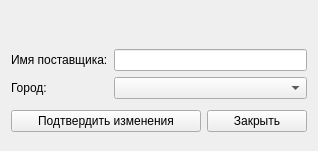
<?xml version="1.0" encoding="UTF-8"?>
<ui version="4.0">
 <class>EditProviders</class>
 <widget class="QDialog" name="EditProviders">
  <property name="geometry">
   <rect>
    <x>0</x>
    <y>0</y>
    <width>318</width>
    <height>151</height>
   </rect>
  </property>
  <property name="windowTitle">
   <string>Форма редактирования поставщиков</string>
  </property>
  <layout class="QGridLayout" name="gridLayout_2">
   <item row="0" column="0" colspan="2">
    <layout class="QHBoxLayout" name="horizontalLayout">
     <item>
      <widget class="QPushButton" name="btnFirst">
       <property name="cursor">
        <cursorShape>PointingHandCursor</cursorShape>
       </property>
       <property name="focusPolicy">
        <enum>Qt::ClickFocus</enum>
       </property>
       <property name="toolTip">
        <string>First record</string>
       </property>
       <property name="text">
        <string/>
       </property>
       <property name="icon">
        <iconset resource="img.qrc">
         <normaloff>:/first.png</normaloff>:/first.png</iconset>
       </property>
       <property name="iconSize">
        <size>
         <width>20</width>
         <height>20</height>
        </size>
       </property>
       <property name="flat">
        <bool>true</bool>
       </property>
      </widget>
     </item>
     <item>
      <widget class="QPushButton" name="btnPrev">
       <property name="cursor">
        <cursorShape>PointingHandCursor</cursorShape>
       </property>
       <property name="focusPolicy">
        <enum>Qt::ClickFocus</enum>
       </property>
       <property name="toolTip">
        <string>Previous record</string>
       </property>
       <property name="text">
        <string/>
       </property>
       <property name="icon">
        <iconset resource="img.qrc">
         <normaloff>:/prev.png</normaloff>:/prev.png</iconset>
       </property>
       <property name="iconSize">
        <size>
         <width>20</width>
         <height>20</height>
        </size>
       </property>
       <property name="flat">
        <bool>true</bool>
       </property>
      </widget>
     </item>
     <item>
      <widget class="QPushButton" name="btnAdd">
       <property name="cursor">
        <cursorShape>PointingHandCursor</cursorShape>
       </property>
       <property name="focusPolicy">
        <enum>Qt::ClickFocus</enum>
       </property>
       <property name="toolTip">
        <string>Add new project</string>
       </property>
       <property name="statusTip">
        <string/>
       </property>
       <property name="text">
        <string/>
       </property>
       <property name="icon">
        <iconset resource="img.qrc">
         <normaloff>:/add.png</normaloff>:/add.png</iconset>
       </property>
       <property name="iconSize">
        <size>
         <width>20</width>
         <height>20</height>
        </size>
       </property>
       <property name="flat">
        <bool>true</bool>
       </property>
      </widget>
     </item>
     <item>
      <widget class="QPushButton" name="btnDel">
       <property name="cursor">
        <cursorShape>PointingHandCursor</cursorShape>
       </property>
       <property name="focusPolicy">
        <enum>Qt::ClickFocus</enum>
       </property>
       <property name="toolTip">
        <string>Delete record</string>
       </property>
       <property name="statusTip">
        <string/>
       </property>
       <property name="text">
        <string/>
       </property>
       <property name="icon">
        <iconset resource="img.qrc">
         <normaloff>:/del.png</normaloff>:/del.png</iconset>
       </property>
       <property name="iconSize">
        <size>
         <width>20</width>
         <height>20</height>
        </size>
       </property>
       <property name="flat">
        <bool>true</bool>
       </property>
      </widget>
     </item>
     <item>
      <widget class="QPushButton" name="btnNext">
       <property name="cursor">
        <cursorShape>PointingHandCursor</cursorShape>
       </property>
       <property name="focusPolicy">
        <enum>Qt::ClickFocus</enum>
       </property>
       <property name="toolTip">
        <string>Next record</string>
       </property>
       <property name="text">
        <string/>
       </property>
       <property name="icon">
        <iconset resource="img.qrc">
         <normaloff>:/next.png</normaloff>:/next.png</iconset>
       </property>
       <property name="iconSize">
        <size>
         <width>20</width>
         <height>20</height>
        </size>
       </property>
       <property name="flat">
        <bool>true</bool>
       </property>
      </widget>
     </item>
     <item>
      <widget class="QPushButton" name="btnLast">
       <property name="cursor">
        <cursorShape>PointingHandCursor</cursorShape>
       </property>
       <property name="focusPolicy">
        <enum>Qt::ClickFocus</enum>
       </property>
       <property name="toolTip">
        <string>Last record</string>
       </property>
       <property name="text">
        <string/>
       </property>
       <property name="icon">
        <iconset resource="img.qrc">
         <normaloff>:/last.png</normaloff>:/last.png</iconset>
       </property>
       <property name="iconSize">
        <size>
         <width>20</width>
         <height>20</height>
        </size>
       </property>
       <property name="flat">
        <bool>true</bool>
       </property>
      </widget>
     </item>
    </layout>
   </item>
   <item row="1" column="0" colspan="2">
    <layout class="QGridLayout" name="gridLayout">
     <item row="0" column="0">
      <widget class="QLabel" name="labelProjectName">
       <property name="text">
        <string>Имя поставщика:</string>
       </property>
      </widget>
     </item>
     <item row="0" column="1">
      <widget class="QLineEdit" name="editProviderName">
       <property name="layoutDirection">
        <enum>Qt::LeftToRight</enum>
       </property>
      </widget>
     </item>
     <item row="1" column="0">
      <widget class="QLabel" name="labelCity">
       <property name="text">
        <string>Город:</string>
       </property>
      </widget>
     </item>
     <item row="1" column="1">
      <widget class="QComboBox" name="comboBox"/>
     </item>
    </layout>
   </item>
   <item row="2" column="0">
    <widget class="QPushButton" name="btnSubmit">
     <property name="text">
      <string>Подтвердить изменения</string>
     </property>
    </widget>
   </item>
   <item row="2" column="1">
    <widget class="QPushButton" name="btnCancel">
     <property name="minimumSize">
      <size>
       <width>100</width>
       <height>0</height>
      </size>
     </property>
     <property name="maximumSize">
      <size>
       <width>100</width>
       <height>16777215</height>
      </size>
     </property>
     <property name="layoutDirection">
      <enum>Qt::LeftToRight</enum>
     </property>
     <property name="text">
      <string>Закрыть</string>
     </property>
    </widget>
   </item>
  </layout>
 </widget>
 <resources>
  <include location="img.qrc"/>
 </resources>
 <connections>
  <connection>
   <sender>btnSubmit</sender>
   <signal>clicked()</signal>
   <receiver>EditProviders</receiver>
   <slot>accept()</slot>
   <hints>
    <hint type="sourcelabel">
     <x>167</x>
     <y>132</y>
    </hint>
    <hint type="destinationlabel">
     <x>117</x>
     <y>144</y>
    </hint>
   </hints>
  </connection>
  <connection>
   <sender>btnCancel</sender>
   <signal>clicked()</signal>
   <receiver>EditProviders</receiver>
   <slot>reject()</slot>
   <hints>
    <hint type="sourcelabel">
     <x>289</x>
     <y>126</y>
    </hint>
    <hint type="destinationlabel">
     <x>312</x>
     <y>29</y>
    </hint>
   </hints>
  </connection>
 </connections>
</ui>
